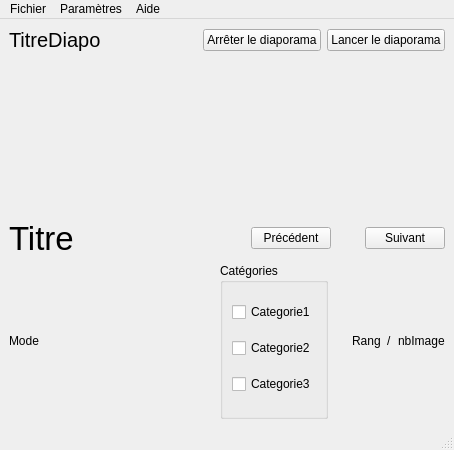
<?xml version="1.0" encoding="UTF-8"?>
<ui version="4.0">
 <class>LecteurVue</class>
 <widget class="QMainWindow" name="LecteurVue">
  <property name="geometry">
   <rect>
    <x>0</x>
    <y>0</y>
    <width>454</width>
    <height>450</height>
   </rect>
  </property>
  <property name="sizePolicy">
   <sizepolicy hsizetype="Preferred" vsizetype="Preferred">
    <horstretch>10</horstretch>
    <verstretch>10</verstretch>
   </sizepolicy>
  </property>
  <property name="windowTitle">
   <string>MainWindow</string>
  </property>
  <property name="styleSheet">
   <string notr="true"/>
  </property>
  <widget class="QWidget" name="centralwidget">
   <layout class="QVBoxLayout" name="verticalLayout_2">
    <item>
     <layout class="QHBoxLayout" name="horizontalLayout_2">
      <item>
       <widget class="QLabel" name="l_titreDiapo">
        <property name="font">
         <font>
          <pointsize>15</pointsize>
         </font>
        </property>
        <property name="text">
         <string>TitreDiapo</string>
        </property>
       </widget>
      </item>
      <item>
       <spacer name="horizontalSpacer_7">
        <property name="orientation">
         <enum>Qt::Horizontal</enum>
        </property>
        <property name="sizeHint" stdset="0">
         <size>
          <width>128</width>
          <height>20</height>
         </size>
        </property>
       </spacer>
      </item>
      <item>
       <widget class="QPushButton" name="b_arreterDiapo">
        <property name="text">
         <string>Arrêter le diaporama</string>
        </property>
       </widget>
      </item>
      <item>
       <widget class="QPushButton" name="b_lancerDiapo">
        <property name="text">
         <string>Lancer le diaporama</string>
        </property>
       </widget>
      </item>
     </layout>
    </item>
    <item>
     <layout class="QHBoxLayout" name="horizontalLayout_3">
      <item>
       <spacer name="horizontalSpacer_5">
        <property name="orientation">
         <enum>Qt::Horizontal</enum>
        </property>
        <property name="sizeHint" stdset="0">
         <size>
          <width>248</width>
          <height>18</height>
         </size>
        </property>
       </spacer>
      </item>
      <item>
       <widget class="QLabel" name="l_image">
        <property name="sizePolicy">
         <sizepolicy hsizetype="Preferred" vsizetype="Preferred">
          <horstretch>10</horstretch>
          <verstretch>10</verstretch>
         </sizepolicy>
        </property>
        <property name="font">
         <font>
          <pointsize>20</pointsize>
         </font>
        </property>
        <property name="text">
         <string/>
        </property>
        <property name="pixmap">
         <pixmap>cartesDisney/Disney_tapis.gif</pixmap>
        </property>
        <property name="alignment">
         <set>Qt::AlignCenter</set>
        </property>
       </widget>
      </item>
      <item>
       <spacer name="horizontalSpacer_6">
        <property name="orientation">
         <enum>Qt::Horizontal</enum>
        </property>
        <property name="sizeHint" stdset="0">
         <size>
          <width>278</width>
          <height>20</height>
         </size>
        </property>
       </spacer>
      </item>
     </layout>
    </item>
    <item>
     <layout class="QHBoxLayout" name="horizontalLayout">
      <item>
       <widget class="QLabel" name="l_titre">
        <property name="font">
         <font>
          <pointsize>25</pointsize>
         </font>
        </property>
        <property name="text">
         <string>Titre</string>
        </property>
       </widget>
      </item>
      <item>
       <spacer name="horizontalSpacer_2">
        <property name="orientation">
         <enum>Qt::Horizontal</enum>
        </property>
        <property name="sizeHint" stdset="0">
         <size>
          <width>228</width>
          <height>20</height>
         </size>
        </property>
       </spacer>
      </item>
      <item>
       <widget class="QPushButton" name="b_precedent">
        <property name="text">
         <string>Précédent</string>
        </property>
       </widget>
      </item>
      <item>
       <spacer name="horizontalSpacer">
        <property name="orientation">
         <enum>Qt::Horizontal</enum>
        </property>
        <property name="sizeType">
         <enum>QSizePolicy::Fixed</enum>
        </property>
        <property name="sizeHint" stdset="0">
         <size>
          <width>28</width>
          <height>20</height>
         </size>
        </property>
       </spacer>
      </item>
      <item>
       <widget class="QPushButton" name="b_suivant">
        <property name="text">
         <string>Suivant</string>
        </property>
       </widget>
      </item>
     </layout>
    </item>
    <item>
     <layout class="QHBoxLayout" name="horizontalLayout_5">
      <item>
       <widget class="QLabel" name="l_mode">
        <property name="text">
         <string>Mode</string>
        </property>
       </widget>
      </item>
      <item>
       <spacer name="horizontalSpacer_3">
        <property name="orientation">
         <enum>Qt::Horizontal</enum>
        </property>
        <property name="sizeHint" stdset="0">
         <size>
          <width>158</width>
          <height>17</height>
         </size>
        </property>
       </spacer>
      </item>
      <item>
       <widget class="QGroupBox" name="groupBox">
        <property name="title">
         <string>Catégories</string>
        </property>
        <layout class="QVBoxLayout" name="verticalLayout">
         <item>
          <widget class="QCheckBox" name="cb_cat1">
           <property name="text">
            <string>Categorie1</string>
           </property>
          </widget>
         </item>
         <item>
          <widget class="QCheckBox" name="cb_cat2">
           <property name="text">
            <string>Categorie2</string>
           </property>
          </widget>
         </item>
         <item>
          <widget class="QCheckBox" name="cb_cat3">
           <property name="text">
            <string>Categorie3</string>
           </property>
          </widget>
         </item>
        </layout>
       </widget>
      </item>
      <item>
       <spacer name="horizontalSpacer_4">
        <property name="orientation">
         <enum>Qt::Horizontal</enum>
        </property>
        <property name="sizeType">
         <enum>QSizePolicy::Fixed</enum>
        </property>
        <property name="sizeHint" stdset="0">
         <size>
          <width>18</width>
          <height>20</height>
         </size>
        </property>
       </spacer>
      </item>
      <item>
       <layout class="QHBoxLayout" name="horizontalLayout_4">
        <item>
         <widget class="QLabel" name="l_rangImage">
          <property name="text">
           <string>Rang</string>
          </property>
         </widget>
        </item>
        <item>
         <widget class="QLabel" name="l_slash">
          <property name="text">
           <string>/</string>
          </property>
         </widget>
        </item>
        <item>
         <widget class="QLabel" name="l_nbImage">
          <property name="text">
           <string>nbImage</string>
          </property>
         </widget>
        </item>
       </layout>
      </item>
     </layout>
    </item>
   </layout>
  </widget>
  <widget class="QMenuBar" name="menubar">
   <property name="geometry">
    <rect>
     <x>0</x>
     <y>0</y>
     <width>454</width>
     <height>26</height>
    </rect>
   </property>
   <widget class="QMenu" name="menuParam_tres">
    <property name="title">
     <string>Paramètres</string>
    </property>
    <addaction name="a_chargerDiapo"/>
    <addaction name="a_changerVitesse"/>
    <addaction name="a_enleverDiapo"/>
   </widget>
   <widget class="QMenu" name="menuFichier">
    <property name="title">
     <string>Fichier</string>
    </property>
    <addaction name="a_quitter"/>
   </widget>
   <widget class="QMenu" name="menuAide">
    <property name="title">
     <string>Aide</string>
    </property>
    <addaction name="a_aPropos"/>
   </widget>
   <addaction name="menuFichier"/>
   <addaction name="menuParam_tres"/>
   <addaction name="menuAide"/>
  </widget>
  <widget class="QStatusBar" name="statusbar"/>
  <action name="a_chargerDiapo">
   <property name="text">
    <string>Charger un diaporama</string>
   </property>
  </action>
  <action name="a_changerVitesse">
   <property name="text">
    <string>Changer la vitesse de défilement</string>
   </property>
  </action>
  <action name="a_enleverDiapo">
   <property name="text">
    <string>Enlever le diaporama</string>
   </property>
  </action>
  <action name="a_quitter">
   <property name="text">
    <string>Quitter</string>
   </property>
  </action>
  <action name="a_aPropos">
   <property name="text">
    <string>A propos</string>
   </property>
  </action>
 </widget>
 <resources/>
 <connections/>
</ui>
